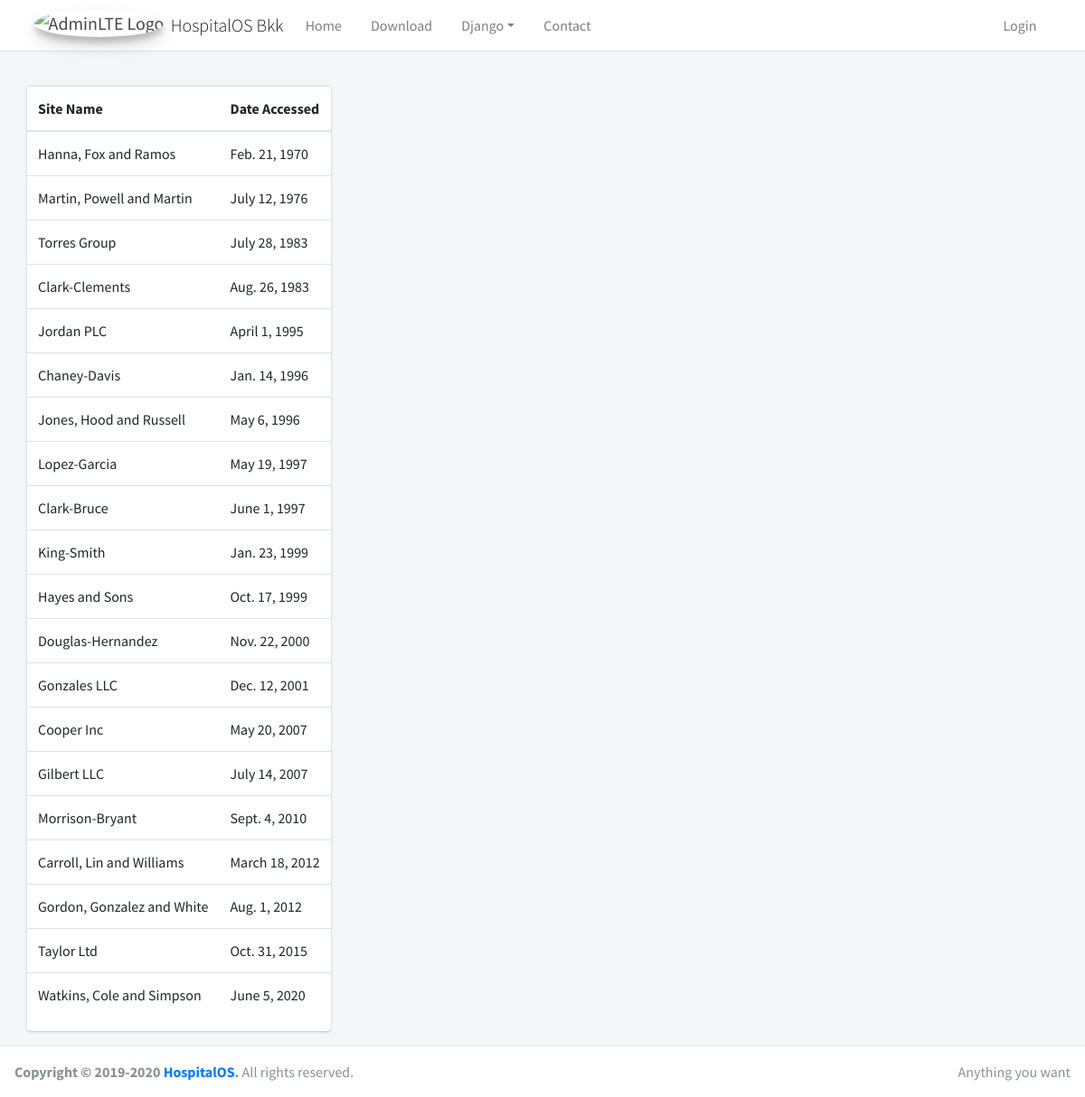
/django/, run on the app's committed database.
### first_app/models.py (models this page shows, shortened)
class AccessRecord(models.Model):
    name = models.ForeignKey(Webpage)
    date = models.DateField()

class Webpage(models.Model):
    topic = models.ForeignKey(Topic)
    name = models.CharField(max_length=264, unique=True)
    url = models.URLField(unique=True)
    def __str__(self):
        return self.name

### first_app/views.py (the view)
def level_1(request):
    webpages_list = AccessRecord.objects.order_by('date')
    date_dict = {'access_records':webpages_list}
    return render(request,'first_app/level_1.html',context=date_dict)

### templates/first_app/level_1.html (shortened to what this page needs)
{% extends 'first_app/base_template.html' %}
{% block main_content %}
<div class="content">
  <div class="container">
    <div class="row">
      <div class="card">
        <div class="table table-hover text-nowrap">
          {% if access_records %}
          <table>
            <thead>
              <th>Site Name</th>
              <th>Date Accessed </th>
            </thead>
            {% for acc in access_records %}
            <tr>
              <td> {{ acc.name }}</td>
              <td> {{ acc.date }}</td>
            </tr>
            {% endfor %}
          </table>
          {% else %}
          <p> No Access Records Found!</p>
          {% endif %}
        </div>
      </div>
    </div>
  </div>
</div>
{% endblock main_content %}

### templates/first_app/base_template.html (shortened to what this page needs)
{% load static %}
<!DOCTYPE html>
<html lang="en">
<head>
  <link rel="stylesheet" href="{% static "plugins/fontawesome-free/css/all.min.css"%} ">
  <link rel="stylesheet" href="https://code.ionicframework.com/ionicons/2.0.1/css/ionicons.min.css">
  <link rel="stylesheet" href="{% static "plugins/icheck-bootstrap/icheck-bootstrap.min.css"%} ">
  <link rel="stylesheet" href="{% static "dist/css/adminlte.min.css"%}">
</head>
<body class="hold-transition layout-top-nav">
<div class="wrapper">
  <nav class="main-header navbar navbar-expand-md navbar-light navbar-white">
    <div class="container">
      <a href="" class="navbar-brand">
        <img src="{% static "dist/img/Logo.png"%}" alt="AdminLTE Logo" class="brand-image img-circle elevation-3"
             style="opacity: .8">
        <span class="brand-text font-weight-light"> HospitalOS Bkk </span>
      </a>
      <div class="collapse navbar-collapse order-3" id="navbarCollapse">
        <ul class="navbar-nav">
          <li class="nav-item">
            {% url 'index' as index %}
            <a href="{{ index }}" class="nav-link">Home</a>
          </li>
          <li class="nav-item">
            <a href="#" class="nav-link">Download</a>
          </li>
          <li class="nav-item dropdown">
            <a id="dropdownSubMenu1" href="#" data-toggle="dropdown" aria-haspopup="true" aria-expanded="false" class="nav-link dropdown-toggle">Django</a>
                      {% url 'level_1' as level_1 %}
                      {% url 'form_name_view' as form_name_view %}
          </li>
          <li class="nav-item">
            <a href="#" class="nav-link">Contact</a>
          </li>
        </ul>
      </div>
      <ul class="order-1 order-md-3 navbar-nav navbar-no-expand ml-auto">
        {% if user.is_authenticated %}
        <li class="nav-item">
          <a class="nav-link" href="{% url 'logout' %}" role="button"><i
              class="fas fa-sign-in-alt"></i> Logout </a>
        </li>
        {% else %}
        <li class="nav-item">
          <a class="nav-link" href="{% url 'user_login' %}" role="button"><i
              class="fas fa-sign-in-alt"></i> Login </a>
        </li>
        {% endif %}
      </ul>
    </div>
  </nav>
  <div class="content-wrapper">
    <div class="content-header">
    </div>
      {% block main_content %}
      {% endblock main_content %}
  </div>
{% include 'first_app/footer.html' %}
</div>
</body>
</html>

### templates/first_app/footer.html
<footer class="main-footer">
    <div class="float-right d-none d-sm-inline">
      Anything you want
    </div>
    <strong>Copyright © 2019-2020 <a href="">HospitalOS</a>.</strong> All rights reserved.
  </footer>

### data on the page
AccessRecord: name "Hanna, Fox and Ramos", date "Feb. 21, 1970"
AccessRecord: name "Martin, Powell and Martin", date "July 12, 1976"
AccessRecord: name "Torres Group", date "July 28, 1983"
AccessRecord: name "Clark-Clements", date "Aug. 26, 1983"
AccessRecord: name "Jordan PLC", date "April 1, 1995"
AccessRecord: name "Chaney-Davis", date "Jan. 14, 1996"
AccessRecord: name "Jones, Hood and Russell", date "May 6, 1996"
AccessRecord: name "Lopez-Garcia", date "May 19, 1997"
AccessRecord: name "Clark-Bruce", date "June 1, 1997"
AccessRecord: name "King-Smith", date "Jan. 23, 1999"
AccessRecord: name "Hayes and Sons", date "Oct. 17, 1999"
AccessRecord: name "Douglas-Hernandez", date "Nov. 22, 2000"
AccessRecord: name "Gonzales LLC", date "Dec. 12, 2001"
AccessRecord: name "Cooper Inc", date "May 20, 2007"
AccessRecord: name "Gilbert LLC", date "July 14, 2007"
AccessRecord: name "Morrison-Bryant", date "Sept. 4, 2010"
AccessRecord: name "Carroll, Lin and Williams", date "March 18, 2012"
AccessRecord: name "Gordon, Gonzalez and White", date "Aug. 1, 2012"
AccessRecord: name "Taylor Ltd", date "Oct. 31, 2015"
AccessRecord: name "Watkins, Cole and Simpson", date "June 5, 2020"
